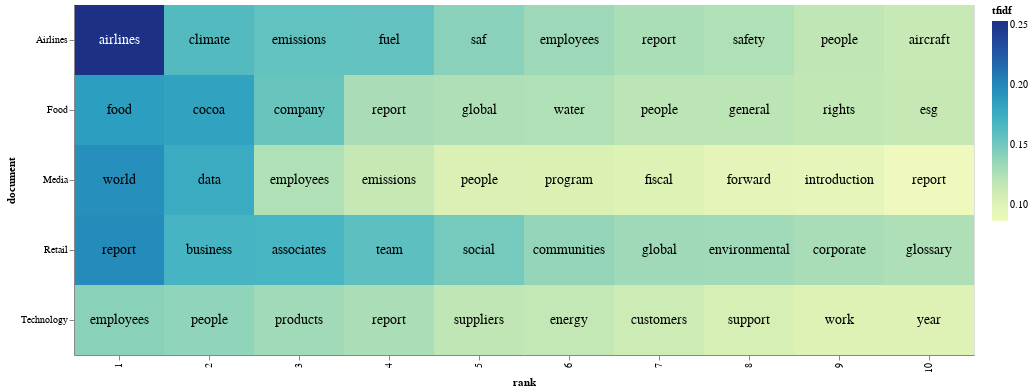

Here is the notebook cell this chart was saved with:
### Code cell
## Create a heat map
import altair as alt
import numpy as np


# adding a little randomness to break ties in term ranking
top_tfidf_plusRand = top_tfidf.copy()
top_tfidf_plusRand['tfidf'] = top_tfidf_plusRand['tfidf'] + np.random.rand(top_tfidf.shape[0])*0.0001

# base for all visualizations, with rank calculation
base = alt.Chart(top_tfidf_plusRand).encode(
    x = 'rank:O',
    y = 'document:N'
).transform_window(
    rank = "rank()",
    sort = [alt.SortField("tfidf", order="descending")],
    groupby = ["document"],
)

# heatmap specification
heatmap = base.mark_rect().encode(
    color = 'tfidf:Q'
)

# text labels, white for darker heatmap colors
text = base.mark_text(baseline='middle', fontSize=14).encode(
    text = 'term:N',
    color = alt.condition(alt.datum.tfidf >= 0.23, alt.value('white'), alt.value('black'))
)

# display the three superimposed visualizations
(heatmap + text).properties(width=900,height = 350)

### Figure 1 — Vega-Lite specification as saved in the notebook (floating-point values rounded to 4 significant figures)
{"config": {"view": {"continuousWidth": 300, "continuousHeight": 300}}, "layer": [{"mark": {"type": "rect"}, "encoding": {"color": {"field": "tfidf", "type": "quantitative"}, "x": {"field": "rank", "type": "ordinal"}, "y": {"field": "document", "type": "nominal"}}, "transform": [{"window": [{"op": "rank", "field": "", "as": "rank"}], "groupby": ["document"], "sort": [{"field": "tfidf", "order": "descending"}]}]}, {"mark": {"type": "text", "baseline": "middle", "fontSize": 14}, "encoding": {"color": {"condition": {"test": "(datum.tfidf >= 0.23)", "value": "white"}, "value": "black"}, "text": {"field": "term", "type": "nominal"}, "x": {"field": "rank", "type": "ordinal"}, "y": {"field": "document", "type": "nominal"}}, "transform": [{"window": [{"op": "rank", "field": "", "as": "rank"}], "groupby": ["document"], "sort": [{"field": "tfidf", "order": "descending"}]}]}], "data": {"name": "data-a523abf47b599f4805a1b8aa5073fbd9"}, "height": 350, "width": 900, "$schema": "https://vega.github.io/schema/vega-lite/v5.15.1.json", "datasets": {"data-a523abf47b599f4805a1b8aa5073fbd9": [{"document": "Airlines", "term": "airlines", "tfidf": 0.2532}, {"document": "Airlines", "term": "climate", "tfidf": 0.1635}, {"document": "Airlines", "term": "emissions", "tfidf": 0.1567}, {"document": "Airlines", "term": "fuel", "tfidf": 0.1561}, {"document": "Airlines", "term": "saf", "tfidf": 0.141}, {"document": "Airlines", "term": "employees", "tfidf": 0.1332}, {"document": "Airlines", "term": "report", "tfidf": 0.1277}, {"document": "Airlines", "term": "safety", "tfidf": 0.1255}, {"document": "Airlines", "term": "people", "tfidf": 0.1184}, {"document": "Airlines", "term": "aircraft", "tfidf": 0.1153}, {"document": "Food", "term": "food", "tfidf": 0.1869}, {"document": "Food", "term": "cocoa", "tfidf": 0.1834}, {"document": "Food", "term": "company", "tfidf": 0.1538}, {"document": "Food", "term": "report", "tfidf": 0.128}, {"document": "Food", "term": "global", "tfidf": 0.1264}, {"document": "Food", "term": "water", "tfidf": 0.1255}, {"document": "Food", "term": "general", "tfidf": 0.1204}, {"document": "Food", "term": "people", "tfidf": 0.1205}, {"document": "Food", "term": "rights", "tfidf": 0.1177}, {"document": "Food", "term": "esg", "tfidf": 0.1158}, {"document": "Media", "term": "world", "tfidf": 0.1955}, {"document": "Media", "term": "data", "tfidf": 0.1769}, {"document": "Media", "term": "employees", "tfidf": 0.1256}, {"document": "Media", "term": "emissions", "tfidf": 0.116}, {"document": "Media", "term": "people", "tfidf": 0.1043}, {"document": "Media", "term": "program", "tfidf": 0.1034}, {"document": "Media", "term": "fiscal", "tfidf": 0.1022}, {"document": "Media", "term": "forward", "tfidf": 0.09517}, {"document": "Media", "term": "introduction", "tfidf": 0.09434}, {"document": "Media", "term": "report", "tfidf": 0.08691}, {"document": "Retail", "term": "report", "tfidf": 0.1981}, {"document": "Retail", "term": "business", "tfidf": 0.1696}, {"document": "Retail", "term": "associates", "tfidf": 0.1686}, {"document": "Retail", "term": "team", "tfidf": 0.1592}, {"document": "Retail", "term": "social", "tfidf": 0.1488}, {"document": "Retail", "term": "communities", "tfidf": 0.1368}, {"document": "Retail", "term": "global", "tfidf": 0.1322}, {"document": "Retail", "term": "environmental", "tfidf": 0.1315}, {"document": "Retail", "term": "corporate", "tfidf": 0.1288}, {"document": "Retail", "term": "glossary", "tfidf": 0.1263}, {"document": "Technology", "term": "employees", "tfidf": 0.1406}, {"document": "Technology", "term": "people", "tfidf": 0.1382}, {"document": "Technology", "term": "products", "tfidf": 0.132}, {"document": "Technology", "term": "report", "tfidf": 0.1274}, {"document": "Technology", "term": "suppliers", "tfidf": 0.1185}, {"document": "Technology", "term": "energy", "tfidf": 0.1167}, {"document": "Technology", "term": "customers", "tfidf": 0.1114}, {"document": "Technology", "term": "support", "tfidf": 0.1063}, {"document": "Technology", "term": "work", "tfidf": 0.1021}, {"document": "Technology", "term": "year", "tfidf": 0.1014}]}}
